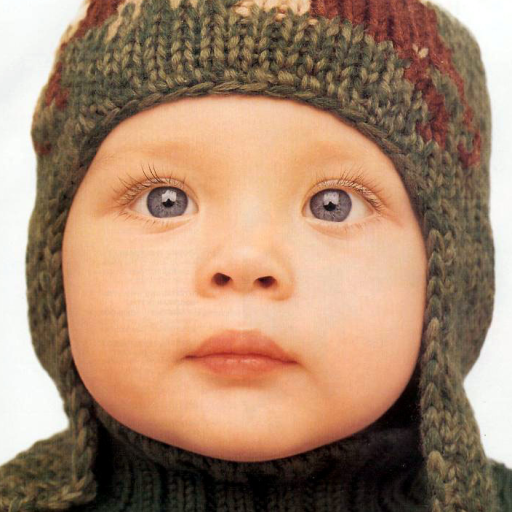
#> input picture aaaa/babyO.png, 512 x 512 px
$ python -i edge_detector.py   (imports and definitions only)   (older library calls are emulated)
#> lines starting #> are read from the running program, lines starting #| are printed output that depends on the picture
from PIL import Image, ImageFilter
import os
import sys

def detect_edges(input_path, output_path, method='canny', threshold1=100, threshold2=200):
    """
    Apply edge detection to a single image

    Methods:
    - 'canny': Canny edge detection (requires cv2)
    - 'sobel': Sobel edge detection (requires cv2)
    - 'find_edges': PIL's built-in edge detection
    - 'contour': PIL's contour filter
    """
#> called with input_path = 'babyO.png', output_path = 'out.png', method = 'canny', threshold1 = 100, threshold2 = 200
    try:
        img = Image.open(input_path)
#> img is the input picture: PIL image 512x512 RGB; mean R, G, B 166.9, 134.2, 109.5

        if method in ['canny', 'sobel']:
            try:
                import cv2
                import numpy as np

                img_array = np.array(img.convert('RGB'))
                gray = cv2.cvtColor(img_array, cv2.COLOR_RGB2GRAY)
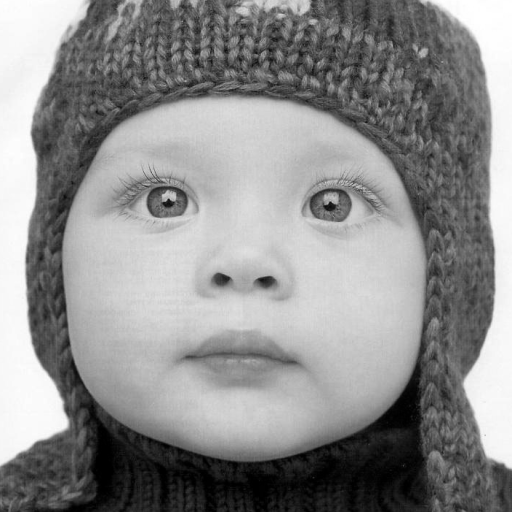
#> gray: shape (512, 512); min 0, max 255, mean 141.2

                if method == 'canny':
                    edges = cv2.Canny(gray, threshold1, threshold2)
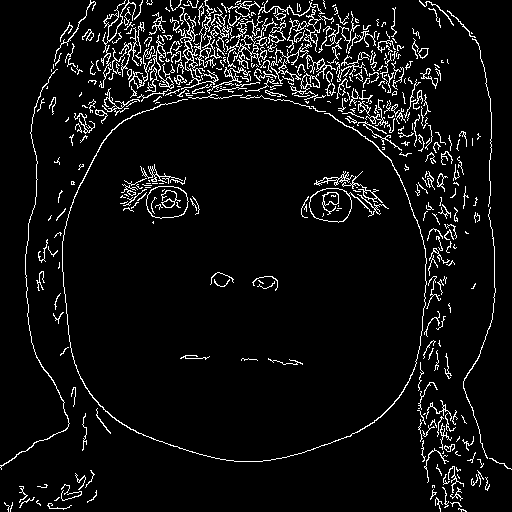
#> edges: shape (512, 512); 6.3% white in thin lines or dots
                elif method == 'sobel':
                    sobelx = cv2.Sobel(gray, cv2.CV_64F, 1, 0, ksize=3)
                    sobely = cv2.Sobel(gray, cv2.CV_64F, 0, 1, ksize=3)
                    edges = np.sqrt(sobelx**2 + sobely**2)
                    edges = np.uint8(edges / edges.max() * 255)

                result_img = Image.fromarray(edges)

            except ImportError:
                print(f"⚠ OpenCV not installed. Falling back to PIL's FIND_EDGES filter.")
                result_img = img.convert('L').filter(ImageFilter.FIND_EDGES)

        elif method == 'find_edges':
            result_img = img.convert('L').filter(ImageFilter.FIND_EDGES)

        elif method == 'contour':
            result_img = img.convert('L').filter(ImageFilter.CONTOUR)

        else:
            print(f"⚠ Unknown method '{method}'. Using 'find_edges'.")
            result_img = img.convert('L').filter(ImageFilter.FIND_EDGES)

        result_img.save(output_path)
        print(f"✓ Processed: {os.path.basename(input_path)} (method={method})")
        return True

    except Exception as e:
        print(f"✗ Error processing {input_path}: {e}")
        return False

# [92 lines left out: functions process_images, main, not called in this run]

# [2 lines not run here, left out]

>>> result = detect_edges('babyO.png', 'out.png')
